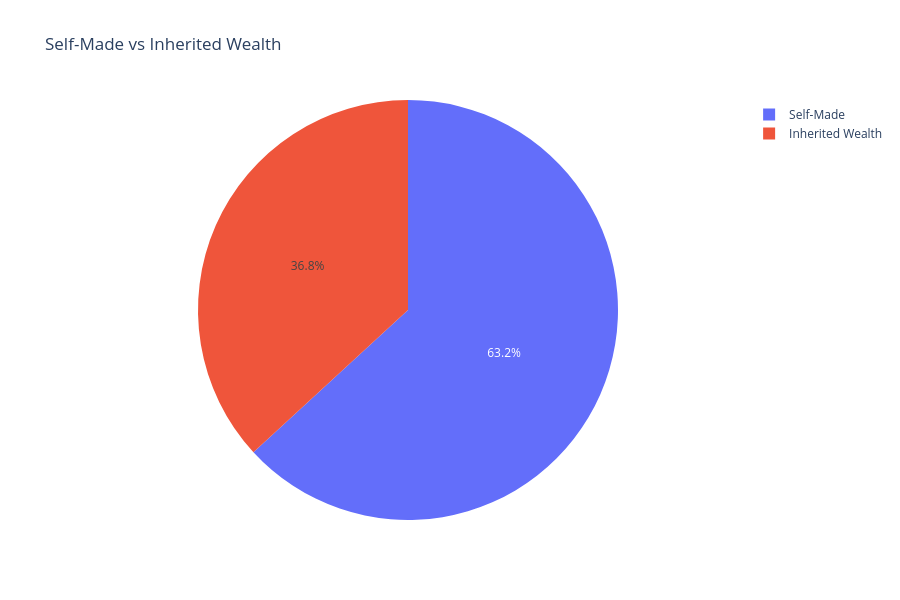

This figure's notebook cell:
### Code cell
visualizer.visualize_self_made_distribution()

### Figure 1 — Plotly figure (JSON) as saved in the notebook; plotly's stock layout.template omitted (floating-point values rounded to 4 significant figures)
{"data": [{"domain": {"x": [0, 1], "y": [0, 1]}, "hovertemplate": "self_made=%{label}<br>count=%{value}<extra></extra>", "labels": ["Self-Made", "Inherited Wealth"], "legendgroup": "", "name": "", "showlegend": true, "type": "pie", "values": [19469, 11353]}], "layout": {"height": 600, "legend": {"tracegroupgap": 0}, "title": {"text": "Self-Made vs Inherited Wealth"}}}
